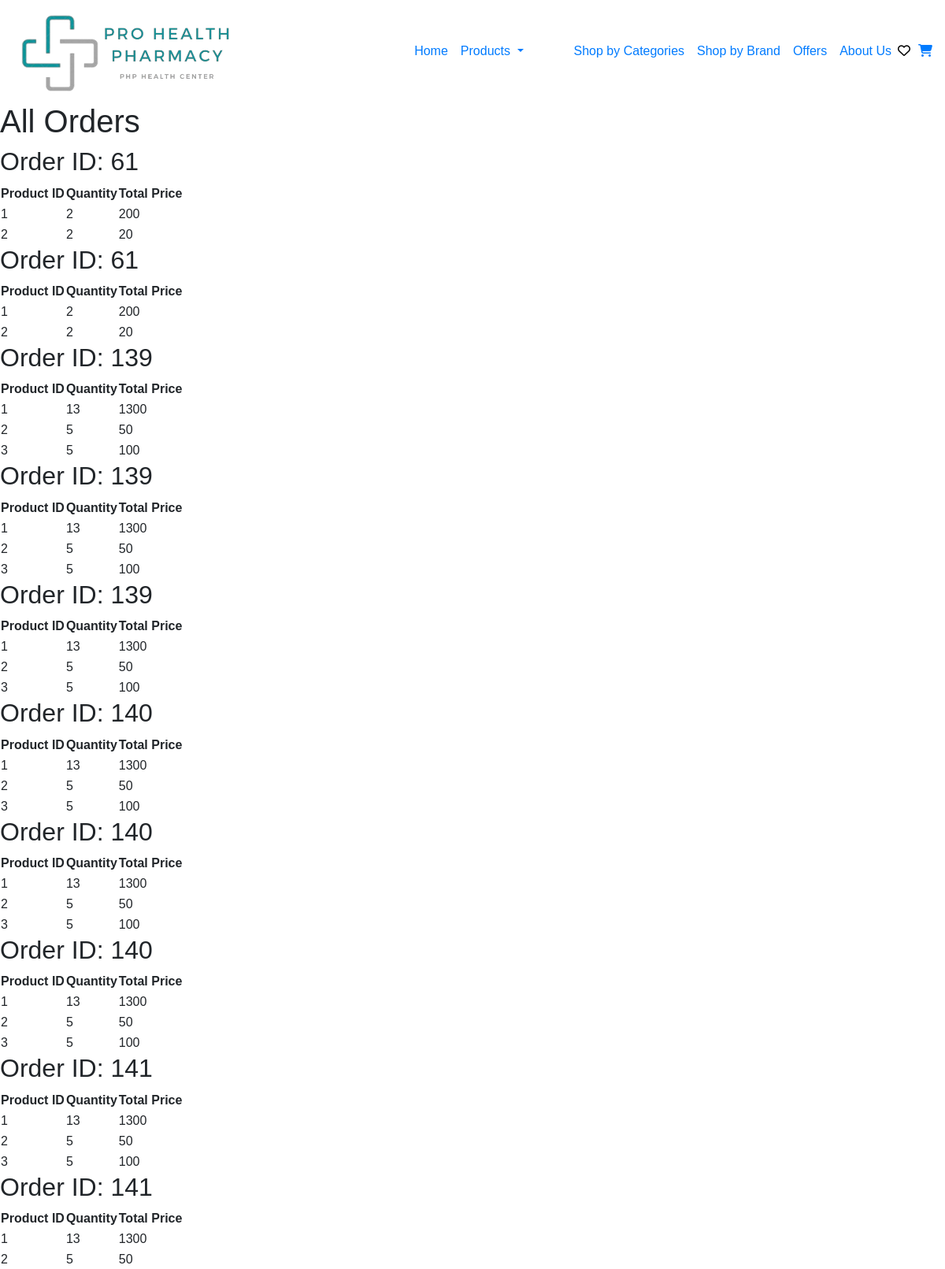
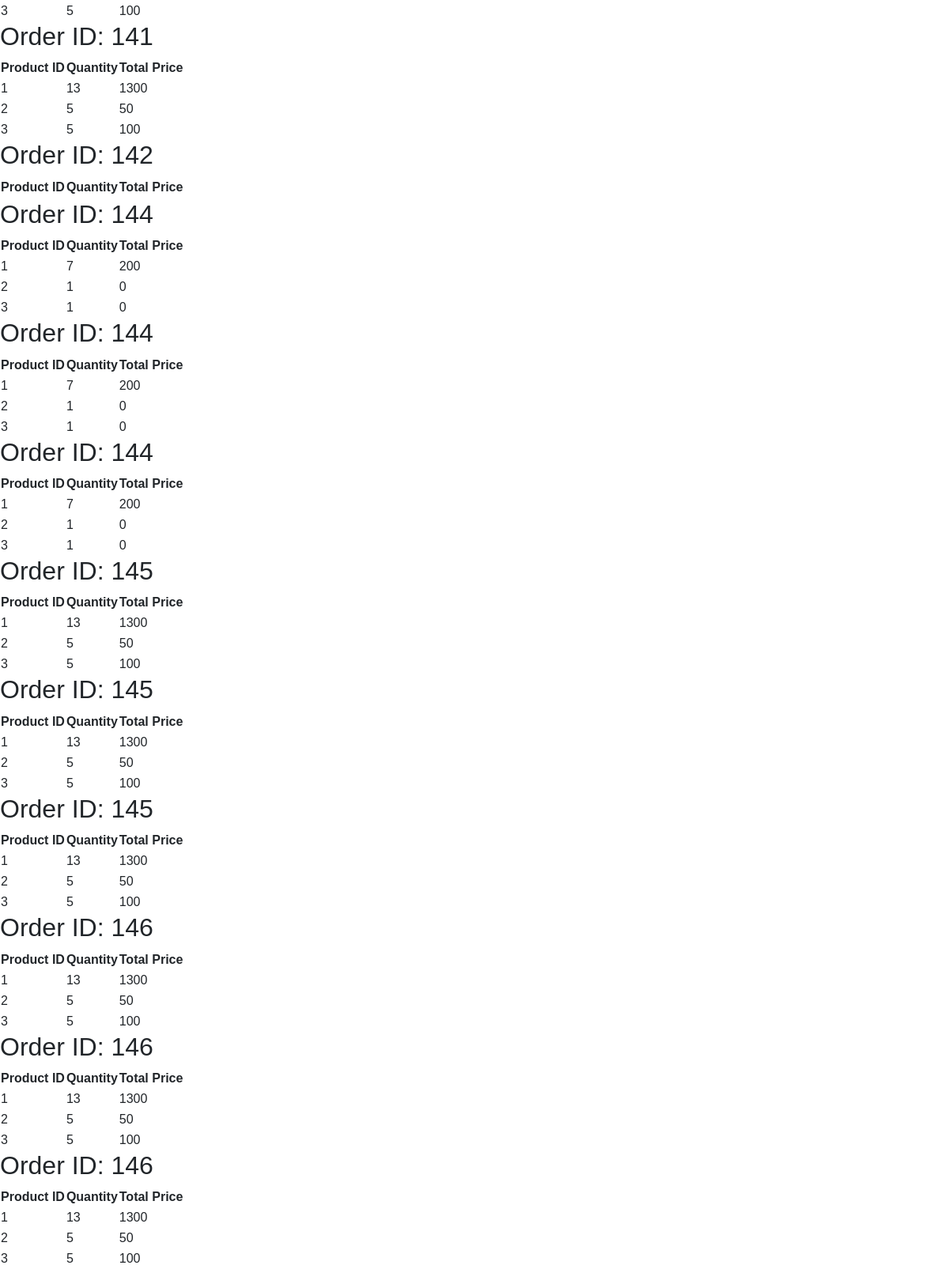
Before: /ManageOrders/ViewOrder.php with the older database file (2 pictures, top to bottom).
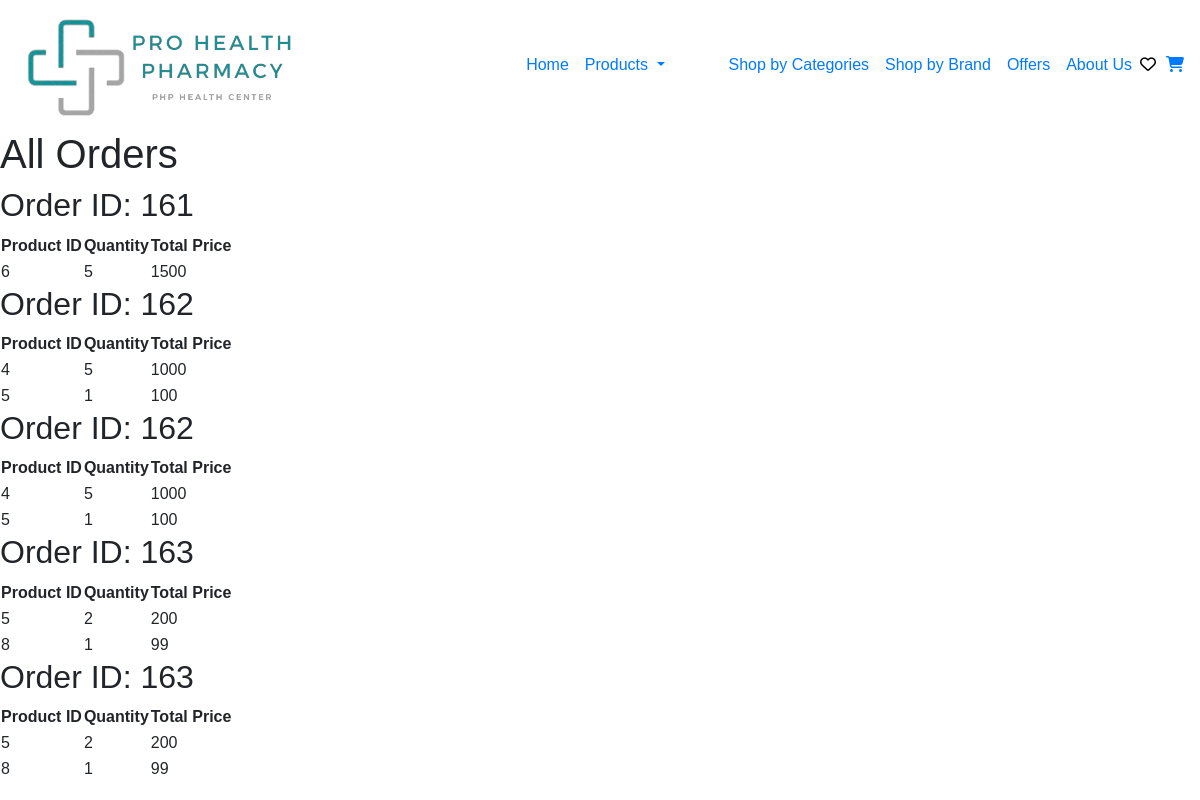
After: the same page with the newer database file.
### ManageOrders/ViewOrder.php (the view, shortened to what this page needs)
<?php
include '../header.php';
include '../Connection/init.php';
$stmt = $db->prepare("
    SELECT od.*, oi.ProductID, oi.Qty, oi.TotalPrice
    FROM `order data` od
    LEFT JOIN `ordered item` oi ON od.OrderID = oi.OrderID
");
$stmt->execute();
$orderData = $stmt->fetchAll(PDO::FETCH_ASSOC);
?>
<?php if (!empty($orderData)): ?>
  <h1>All Orders</h1>
  <?php foreach ($orderData as $order): ?>
    <h2>Order ID: <?php echo $order['OrderID']; ?></h2>
    <table>
      <thead>
        <tr>
          <th>Product ID</th>
          <th>Quantity</th>
          <th>Total Price</th>
        </tr>
      </thead>
      <tbody>
        <?php foreach ($orderData as $item): ?>
          <?php if ($item['OrderID'] == $order['OrderID']): ?>
            <tr>
              <td><?php echo $item['ProductID']; ?></td>
              <td><?php echo $item['Qty']; ?></td>
              <td><?php echo $item['TotalPrice']; ?></td>
            </tr>
          <?php endif; ?>
        <?php endforeach; ?>
      </tbody>
    </table>
  <?php endforeach; ?>
<?php else: ?>
  <p>No order data found.</p>
<?php endif; ?>
<!DOCTYPE html>
<html lang="en">
<head>
</head>
<body>
</body>
</html>

Changed rows visible on the page:
removed ordered item: OrderID.OrderID "61", ProductID "1", Qty "2", TotalPrice "200"
removed ordered item: ProductID "2", Qty "2", TotalPrice "20", OrderID.OrderID "61"
removed ordered item: OrderID.OrderID "139", ProductID "1", Qty "13", TotalPrice "1300"
removed ordered item: ProductID "2", Qty "5", TotalPrice "50", OrderID.OrderID "139"
removed ordered item: ProductID "3", Qty "5", TotalPrice "100", OrderID.OrderID "139"
removed ordered item: OrderID.OrderID "140", ProductID "1", Qty "13", TotalPrice "1300"
removed ordered item: ProductID "2", Qty "5", TotalPrice "50", OrderID.OrderID "140"
removed ordered item: ProductID "3", Qty "5", TotalPrice "100", OrderID.OrderID "140"
removed ordered item: OrderID.OrderID "141", ProductID "1", Qty "13", TotalPrice "1300"
removed ordered item: ProductID "2", Qty "5", TotalPrice "50", OrderID.OrderID "141"
removed ordered item: ProductID "3", Qty "5", TotalPrice "100", OrderID.OrderID "141"
removed order data: OrderID "142"
removed ordered item: OrderID.OrderID "144", ProductID "1", Qty "7", TotalPrice "200"
removed ordered item: ProductID "2", Qty "1", TotalPrice "0", OrderID.OrderID "144"
removed ordered item: ProductID "3", Qty "1", TotalPrice "0", OrderID.OrderID "144"
removed ordered item: OrderID.OrderID "145", ProductID "1", Qty "13", TotalPrice "1300"
removed ordered item: ProductID "2", Qty "5", TotalPrice "50", OrderID.OrderID "145"
removed ordered item: ProductID "3", Qty "5", TotalPrice "100", OrderID.OrderID "145"
removed ordered item: OrderID.OrderID "146", ProductID "1", Qty "13", TotalPrice "1300"
removed ordered item: ProductID "2", Qty "5", TotalPrice "50", OrderID.OrderID "146"
removed ordered item: ProductID "3", Qty "5", TotalPrice "100", OrderID.OrderID "146"
added ordered item: OrderID.OrderID "161", ProductID "6", Qty "5", TotalPrice "1500"
added ordered item: OrderID.OrderID "162", ProductID "4", Qty "5", TotalPrice "1000"
added ordered item: ProductID "5", Qty "1", TotalPrice "100", OrderID.OrderID "162"
added ordered item: OrderID.OrderID "163", ProductID "5", Qty "2", TotalPrice "200"
added ordered item: ProductID "8", Qty "1", TotalPrice "99", OrderID.OrderID "163"
